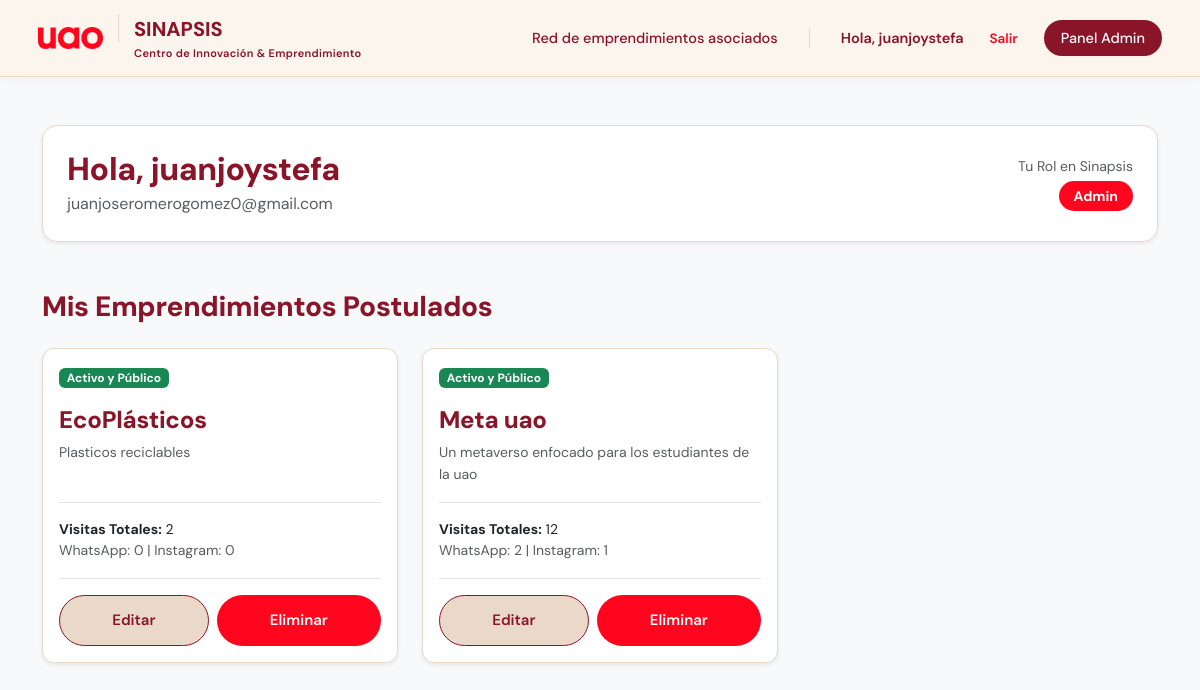
/accounts/profile/ (signed in), run on an earlier commit of the app's database.
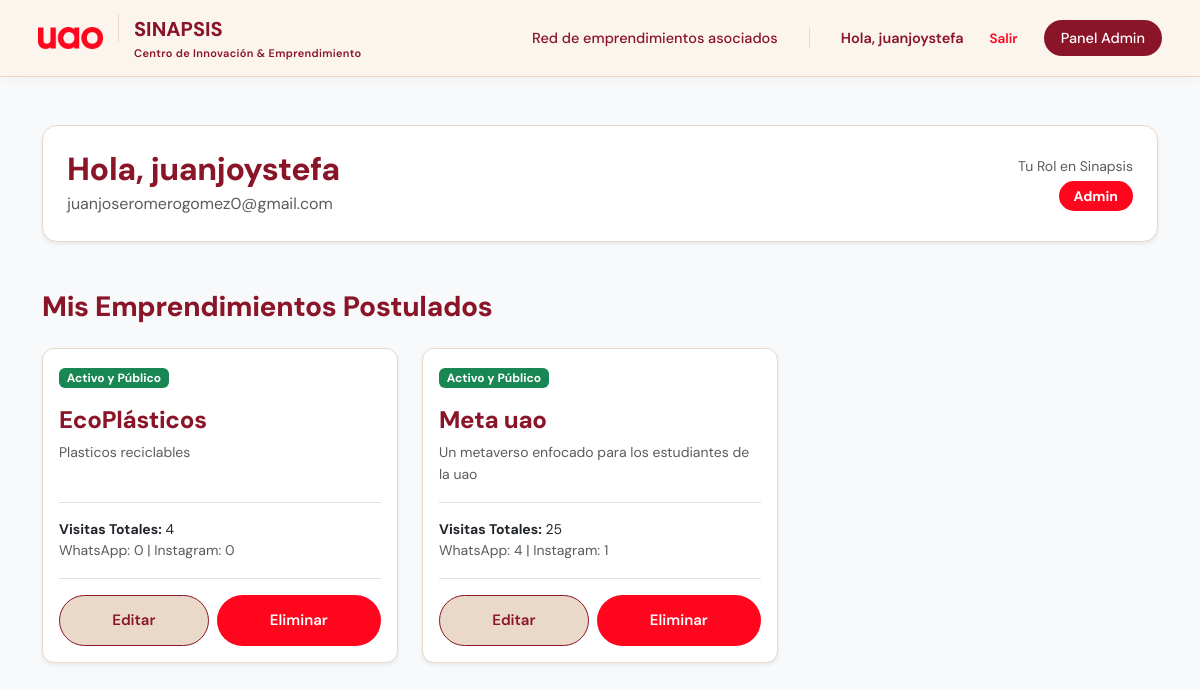
And on a later commit of the database.
### modulos/emprendimientos/models.py (models this page shows, shortened)
class Emprendimiento(models.Model):
    ESTADOS = (
        ('pendiente', 'Pendiente'),
        ('activo', 'Activo'),
        ('rechazado', 'Rechazado'),
    )
    ESTADOS_TERREMOTO = (
        ('afectado', 'Afectado'),
        ('no_afectado', 'No afectado'),
    )
    idEmprendimiento = models.AutoField(primary_key=True)
    nombre = models.CharField(max_length=100)
    descripcion = models.TextField(blank=True, null=True, max_length=1000) # Para que el admin sepa de qué trata
    creador = models.ForeignKey(User, on_delete=models.SET_NULL, null=True, blank=True, related_name="emprendimientos")
    estado = models.CharField(max_length=20, choices=ESTADOS, default='pendiente')
    estado_terremoto = models.CharField(max_length=20, choices=ESTADOS_TERREMOTO, default='no_afectado')
    fecha_creacion = models.DateTimeField(auto_now_add=True)
    link_whatsapp = models.CharField(max_length=20, blank=True, null=True, help_text="Solo números")
    link_instagram = models.URLField(blank=True, null=True)
    logo = models.ImageField(upload_to='emprendimientos/logos/', null=True, blank=True)
    totalVistas = models.IntegerField(default=0)
    vistas_wa = models.IntegerField(default=0)
    vistas_ig = models.IntegerField(default=0)
    vistas_web = models.IntegerField(default=0)
    color_principal = models.CharField(max_length=7, default='#8A1428') # Rojo UAO por defecto
    color_fondo = models.CharField(max_length=7, default='#f8f9fa')     # Gris muy claro por defecto

### modulos/emprendimientos/views.py (the view)
# urls.py: path("accounts/profile/", views.perfil_usuario, name="perfil"),
@login_required
def perfil_usuario(request):
    mis_emprendimientos = Emprendimiento.objects.filter(creador=request.user).order_by('-fecha_creacion')
    return render(request, 'perfil/perfil.html', {
        'mis_emprendimientos': mis_emprendimientos
    })

### templates/perfil/perfil.html (shortened to what the changed rows need)
{% load static %}
<!DOCTYPE html>
<html lang="es">
<head>
    <link href="https://cdn.jsdelivr.net/npm/bootstrap@5.3.0/dist/css/bootstrap.min.css" rel="stylesheet">
    <link rel="stylesheet" href="{% static 'css/stylesLanding.css' %}">
    <link rel="stylesheet" href="{% static 'css/stylesNavbar.css' %}">
</head>
<body class="bg-light">
    <div class="container mt-5 mb-5">
        <div class="card shadow-sm p-4 mb-5" style="border-radius: 15px; border: 1px solid var(--borde);">
            <div class="d-flex justify-content-between align-items-center">
                <div>
                    <h2 class="mb-1" style="color: var(--tinta);">Hola, {{ request.user.username }}</h2>
                </div>
            </div>
        </div>
        <div class="row g-4">
            {% for emp in mis_emprendimientos %}
            <div class="col-md-4">
                <div class="card h-100 shadow-sm" style="border-radius: 12px; border: 1px solid var(--borde);">
                    <div class="card-body d-flex flex-column">
                        <div class="mb-3">
                            {% if emp.estado == 'activo' %}
                            <span class="badge bg-success">Activo y Público</span>
                            {% elif emp.estado == 'pendiente' %}
                            <span class="badge bg-warning text-dark">En Revisión</span>
                            {% elif emp.estado == 'rechazado' %}
                            <span class="badge bg-danger">Requiere Ajustes</span>
                            {% endif %}
                        </div>
                        <h4 class="card-title" style="color: var(--tinta);">{{ emp.nombre }}</h4>
                        {% if emp.descripcion %}
                        <p class="card-text text-muted small">{{ emp.descripcion|truncatechars:80 }}</p>
                        {% endif %}
                        <div class="mt-auto pt-3 border-top">
                            <p class="mb-0 small"><strong>Visitas Totales:</strong> {{ emp.totalVistas }}</p>
                            <p class="mb-0 small text-muted">WhatsApp: {{ emp.vistas_wa }} | Instagram: {{ emp.vistas_ig }}</p>
                        </div>
                        <div class="d-flex gap-2 mt-3 pt-3 border-top">
                            <a href="{% url 'editar_emprendimiento' emp.idEmprendimiento %}?next={{ request.path }}"
                            class="btn btn-outline flex-grow-1 justify-content-center"
                            style="background-color: var(--borde); color: var(--tinta); font-weight: 600; border-radius: 999px;">
                                Editar
                            </a>
                            <form action="{% url 'eliminar_emprendimiento' emp.idEmprendimiento %}?next={{ request.path }}"
                                method="POST"
                                class="flex-grow-1 m-0 d-flex"
                                onsubmit="return confirm('¿Estás seguro de que deseas eliminar este emprendimiento? Esta acción no se puede deshacer.');">
                                <button type="submit"
                                        class="btn flex-grow-1 justify-content-center"
                                        style="background-color: var(--rojo); color: white; font-weight: 600; border-radius: 999px;">
                                    Eliminar
                                </button>
                            </form>
                        </div>
                    </div>
                </div>
            </div>
            {% endfor %}
        </div>
    </div>
</body>
</html>

What changed in the data, as far as the page shows it:
changed Emprendimiento "EcoPlásticos": totalVistas "2" → "4"
changed Emprendimiento "Meta uao": totalVistas "12" → "25"; vistas_wa "2" → "4"
